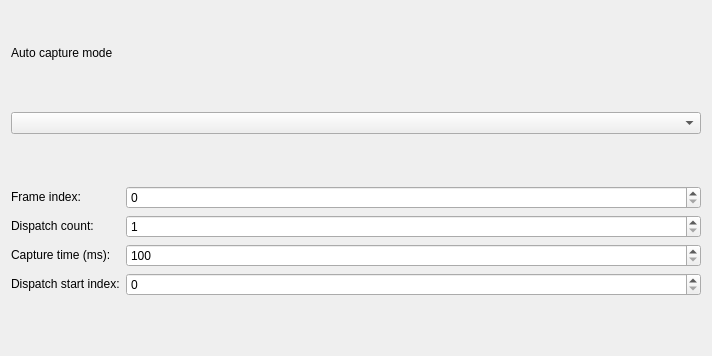
<?xml version="1.0" encoding="UTF-8"?>
<ui version="4.0">
 <class>ProfilingAutoCapture</class>
 <widget class="QWidget" name="ProfilingAutoCapture">
  <property name="geometry">
   <rect>
    <x>0</x>
    <y>0</y>
    <width>712</width>
    <height>356</height>
   </rect>
  </property>
  <property name="sizePolicy">
   <sizepolicy hsizetype="Preferred" vsizetype="Fixed">
    <horstretch>0</horstretch>
    <verstretch>0</verstretch>
   </sizepolicy>
  </property>
  <property name="windowTitle">
   <string>Form</string>
  </property>
  <layout class="QVBoxLayout" name="verticalLayout_2">
   <property name="topMargin">
    <number>0</number>
   </property>
   <item>
    <widget class="QLabel" name="label_2">
     <property name="sizePolicy">
      <sizepolicy hsizetype="Preferred" vsizetype="Fixed">
       <horstretch>0</horstretch>
       <verstretch>0</verstretch>
      </sizepolicy>
     </property>
     <property name="text">
      <string>Auto capture mode</string>
     </property>
    </widget>
   </item>
   <item>
    <widget class="RdpComboBox" name="auto_capture_combo_box">
     <property name="sizePolicy">
      <sizepolicy hsizetype="Expanding" vsizetype="Fixed">
       <horstretch>0</horstretch>
       <verstretch>0</verstretch>
      </sizepolicy>
     </property>
     <property name="currentText">
      <string/>
     </property>
    </widget>
   </item>
   <item>
    <layout class="QGridLayout" name="normal_capture_layout">
     <item row="1" column="1">
      <widget class="RdpSpinBox" name="dispatch_count_spinbox">
       <property name="sizePolicy">
        <sizepolicy hsizetype="Expanding" vsizetype="Fixed">
         <horstretch>0</horstretch>
         <verstretch>0</verstretch>
        </sizepolicy>
       </property>
       <property name="minimum">
        <number>1</number>
       </property>
       <property name="maximum">
        <number>10000</number>
       </property>
      </widget>
     </item>
     <item row="3" column="0">
      <widget class="QLabel" name="start_dispatch_label">
       <property name="sizePolicy">
        <sizepolicy hsizetype="Fixed" vsizetype="Fixed">
         <horstretch>0</horstretch>
         <verstretch>0</verstretch>
        </sizepolicy>
       </property>
       <property name="text">
        <string>Dispatch start index:</string>
       </property>
      </widget>
     </item>
     <item row="2" column="0">
      <widget class="QLabel" name="capture_time_label">
       <property name="sizePolicy">
        <sizepolicy hsizetype="Fixed" vsizetype="Fixed">
         <horstretch>0</horstretch>
         <verstretch>0</verstretch>
        </sizepolicy>
       </property>
       <property name="text">
        <string>Capture time (ms):</string>
       </property>
      </widget>
     </item>
     <item row="2" column="1">
      <widget class="RdpSpinBox" name="timing_ms_spin_box">
       <property name="sizePolicy">
        <sizepolicy hsizetype="Expanding" vsizetype="Fixed">
         <horstretch>0</horstretch>
         <verstretch>0</verstretch>
        </sizepolicy>
       </property>
       <property name="minimum">
        <number>100</number>
       </property>
       <property name="maximum">
        <number>3600000</number>
       </property>
       <property name="singleStep">
        <number>100</number>
       </property>
      </widget>
     </item>
     <item row="3" column="1">
      <widget class="RdpSpinBox" name="start_dispatch_spinbox">
       <property name="sizePolicy">
        <sizepolicy hsizetype="Expanding" vsizetype="Fixed">
         <horstretch>0</horstretch>
         <verstretch>0</verstretch>
        </sizepolicy>
       </property>
       <property name="maximum">
        <number>999</number>
       </property>
      </widget>
     </item>
     <item row="1" column="0">
      <widget class="QLabel" name="dispatch_count_label">
       <property name="sizePolicy">
        <sizepolicy hsizetype="Preferred" vsizetype="Fixed">
         <horstretch>0</horstretch>
         <verstretch>0</verstretch>
        </sizepolicy>
       </property>
       <property name="text">
        <string>Dispatch count:</string>
       </property>
      </widget>
     </item>
     <item row="0" column="0">
      <widget class="QLabel" name="frame_number_label">
       <property name="sizePolicy">
        <sizepolicy hsizetype="Fixed" vsizetype="Fixed">
         <horstretch>0</horstretch>
         <verstretch>0</verstretch>
        </sizepolicy>
       </property>
       <property name="text">
        <string>Frame index:</string>
       </property>
      </widget>
     </item>
     <item row="0" column="1">
      <widget class="RdpSpinBox" name="frame_number_spinbox">
       <property name="sizePolicy">
        <sizepolicy hsizetype="Expanding" vsizetype="Fixed">
         <horstretch>0</horstretch>
         <verstretch>0</verstretch>
        </sizepolicy>
       </property>
      </widget>
     </item>
    </layout>
   </item>
  </layout>
 </widget>
 <customwidgets>
  <customwidget>
   <class>RdpSpinBox</class>
   <extends>QSpinBox</extends>
   <header>common/inc/rdp_spin_box.h</header>
  </customwidget>
  <customwidget>
   <class>RdpComboBox</class>
   <extends>QComboBox</extends>
   <header>common/inc/rdp_combo_box.h</header>
  </customwidget>
 </customwidgets>
 <resources/>
 <connections/>
</ui>
